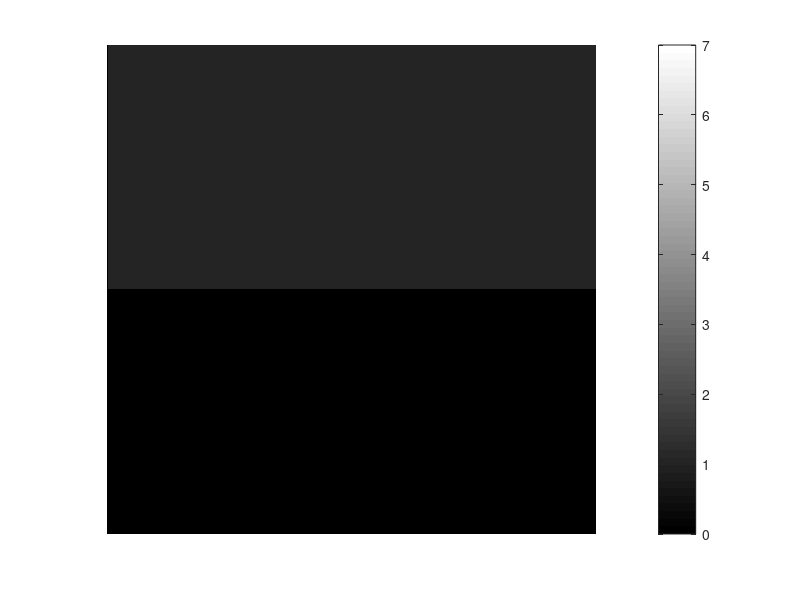

MATLAB code for this plot: (Note: this script raises an error after producing the figure.)
function histogram_equalization_example()
    n = 10; 
    m = 10; 
    k = 7;

    img = [ones(n/2, m); zeros(n/2, m)];
    img = img;
    
    display(img, k);
    
    hist = histcounts(img, 0:k);
    cdf = cumsum(hist);
    
    cdf_normalized = cdf * max(hist) / max(cdf);
    
    cdf_m = cdf;
    cdf_m(cdf == 0) = [];
    if ~isempty(cdf_m)
        cdf_m = (cdf_m - min(cdf_m)) * k / (max(cdf_m) - min(cdf_m));
        cdf(cdf > 0) = round(cdf_m);
    end
    image_new = cdf(img + 1);

    display(image_new, k);
end

function display(image, k)
    figure;
    imshow(image, [0 k], 'InitialMagnification', 'fit');
    colormap(gray(k));
    colorbar;
end
